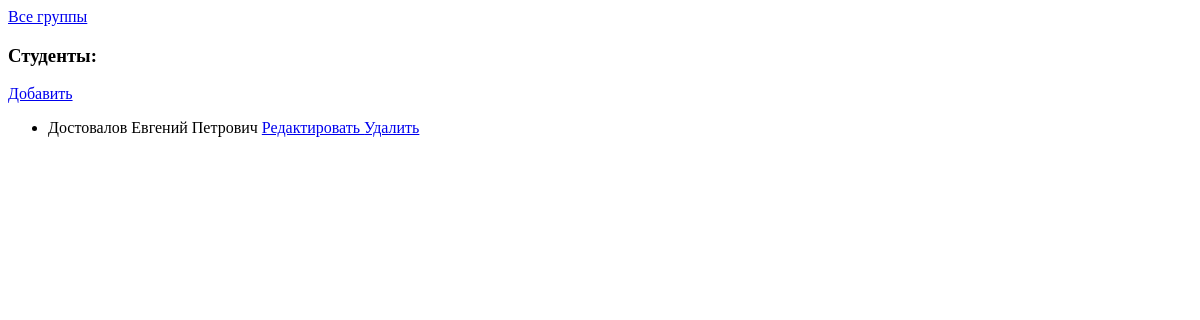
/group/show/1/, run on an earlier commit of the app's database.
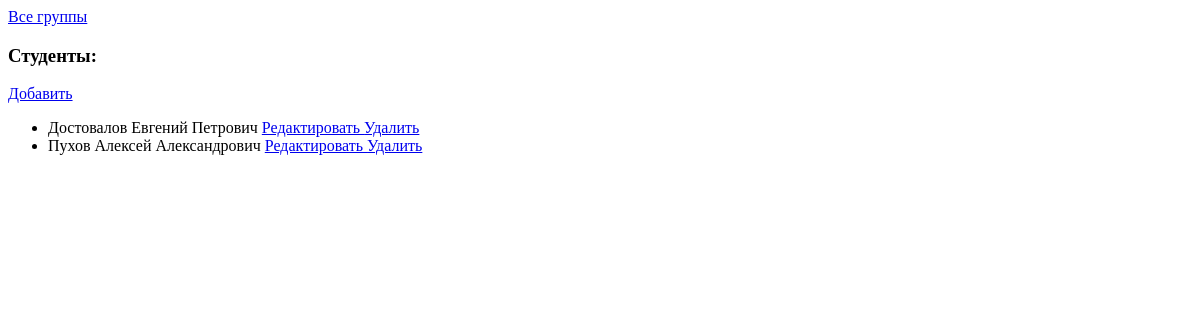
And on a later commit of the database.
### mainapp/models.py (models this page shows, shortened)
class Student(models.Model):
    group = models.ForeignKey(Group, verbose_name='Группа', on_delete=models.CASCADE)
    surname = models.CharField(verbose_name='Фамилия', max_length=64)
    name = models.CharField(verbose_name='Имя', max_length=64)
    patronymic = models.CharField(verbose_name='Отчество', max_length=64, blank=True)
    class Meta:
        verbose_name = 'Студент'
        verbose_name_plural = 'Студенты'

### mainapp/views.py (the view)
# urls.py: path('group/show/<int:pk>/', mainapp.group_show, name='group_show'),
def group_show(request, pk):
    group_viewing = get_object_or_404(Group, pk=pk)
    students = Student.objects.filter(group=group_viewing)
    context = {
        'page_title': 'Группа',
        'students': students,
    }
    return render(request, 'mainapp/group_show.html', context)

### mainapp/templates/mainapp/group_show.html (shortened to what this page needs)
<!DOCTYPE html>
<html lang="en">
<head>
</head>
<body>
<div>
    <a href="{% url 'mainapp:group' %}">Все группы</a>
</div>
<h3>Студенты: </h3>
<div class="col"><a href="{% url 'mainapp:student_create' %}">Добавить</a></div>
<ul>
    {% for item in students %}
    <li>
        {{ item.surname }} {{ item.name }} {{ item.patronymic }}
        <a href="{% url 'mainapp:student_change' item.id %}" class="btn btn-info">
            Редактировать
        </a>
        <a href="{% url 'mainapp:student_delete' item.id %}">
            Удалить
        </a>
    </li>
    {% endfor %}
</ul>
</body>
</html>

What changed in the data, as far as the page shows it:
added Student: surname "Пухов", name "Алексей", patronymic "Александрович"
